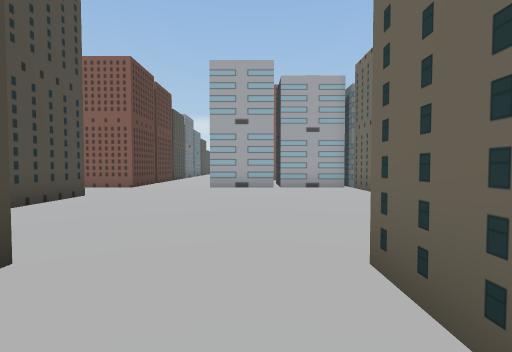
[1] (above)

24 first-person views from a walk through a scene from a Unity 3-D project. The camera is 1.5 m above the floor, tilts 2° down and sees 85° across. The floor is counted in squares, 2 m on a side. Each view is taken from the middle of a square. On the plan, view 1 faces up. The plan holds only what a view shows up to about 10 squares ahead; the rest is blank. The place goes on beyond the plan. The player is left out.

[2]
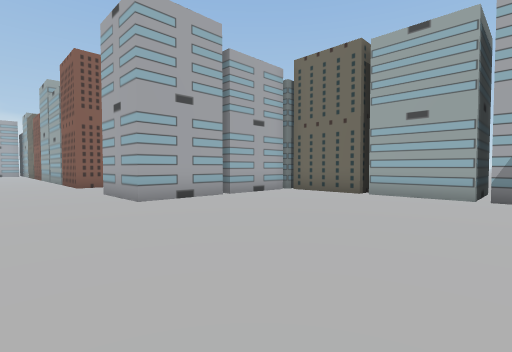

[3]
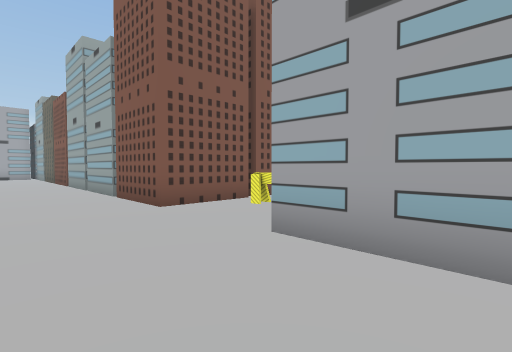

[4]
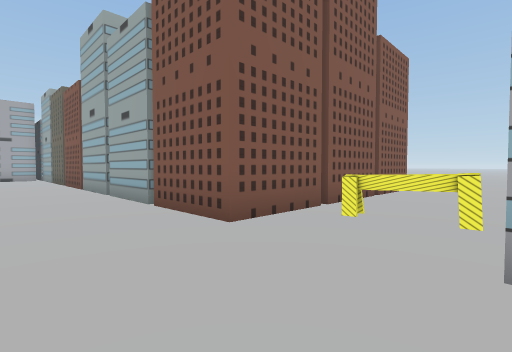

[5]
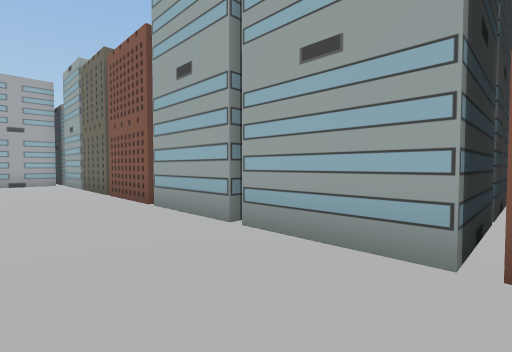

[6]
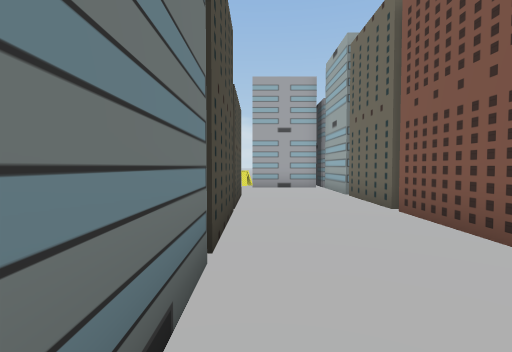

[7]
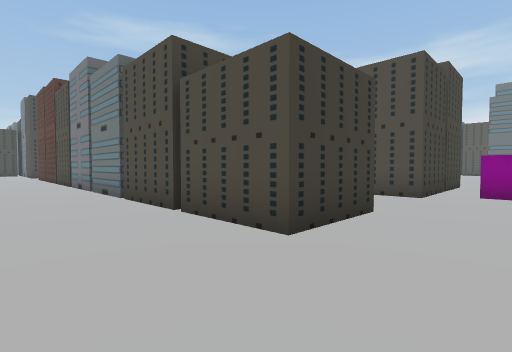

[8]
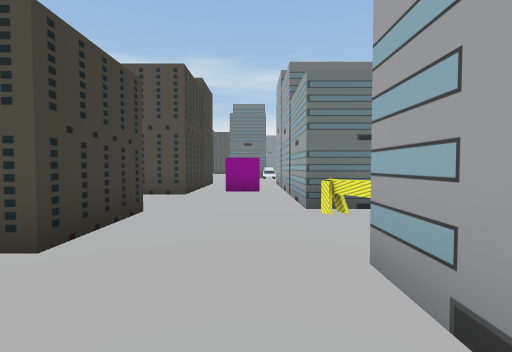

[9]
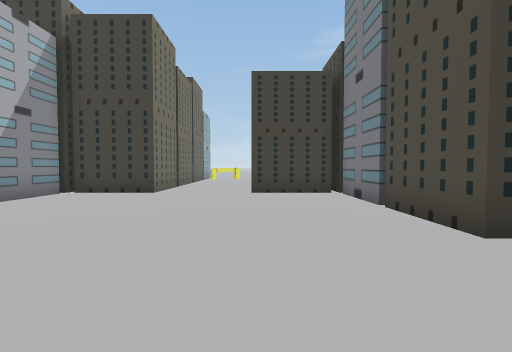

[10]
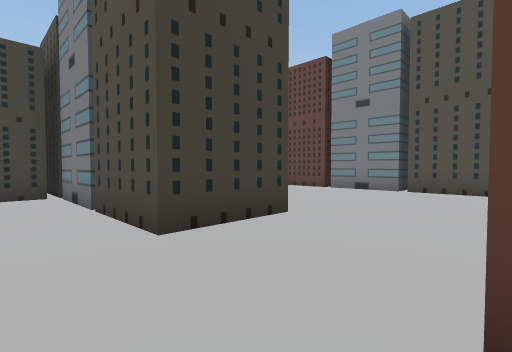

[11]
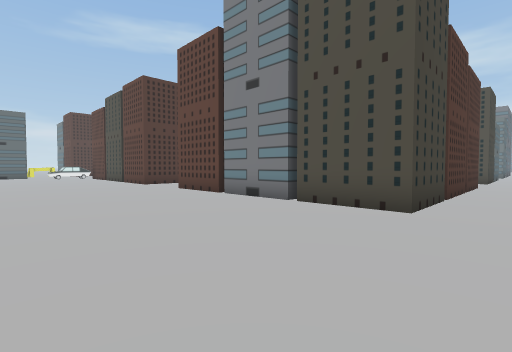

[12]
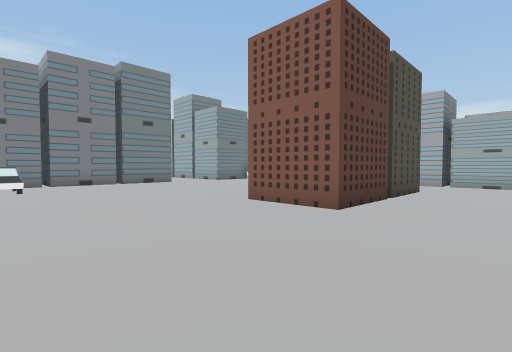

[13]
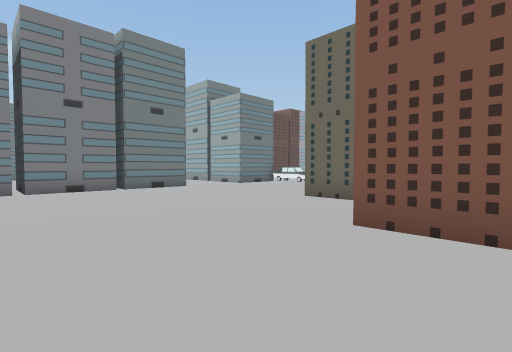

[14]
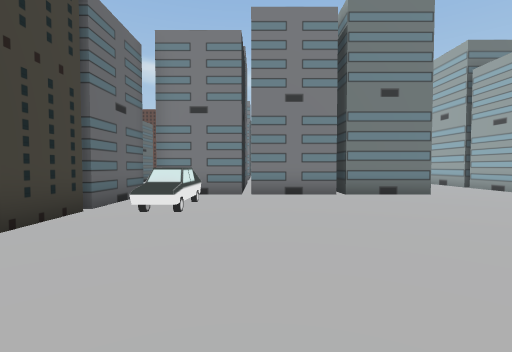

[15]
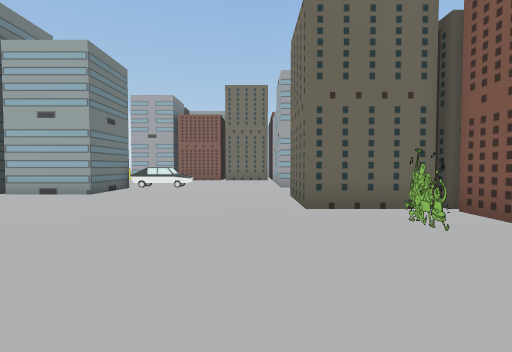

[16]
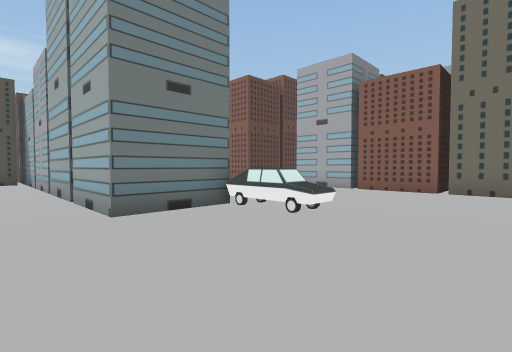

[17]
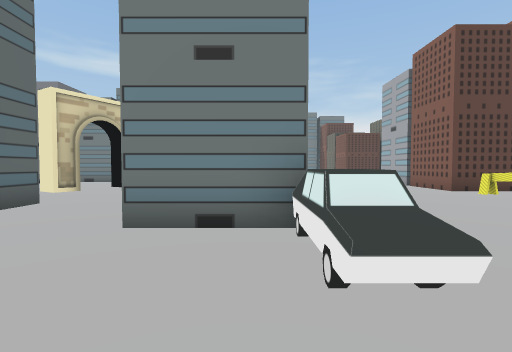

[18]
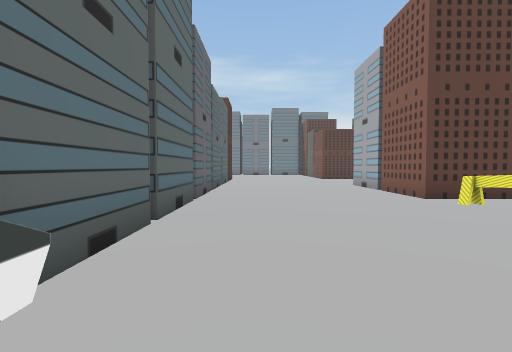

[19]
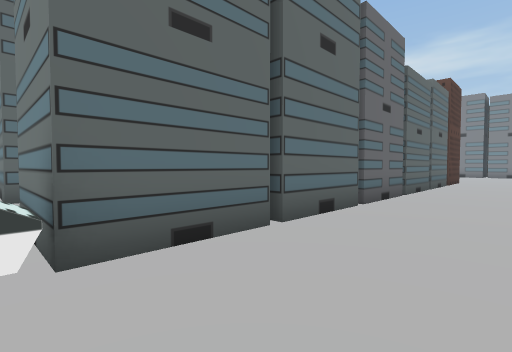

[20]
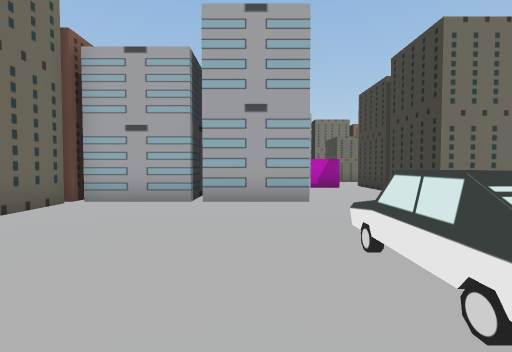

[21]
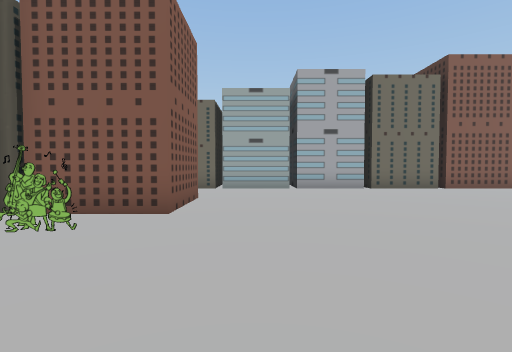

[22]
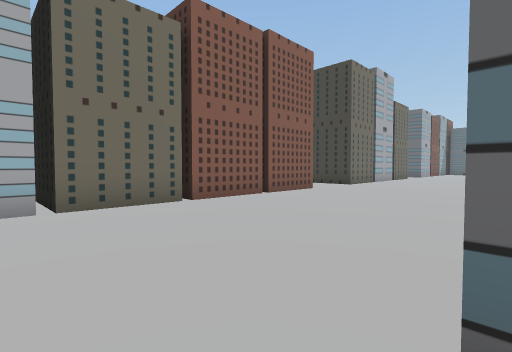

[23]
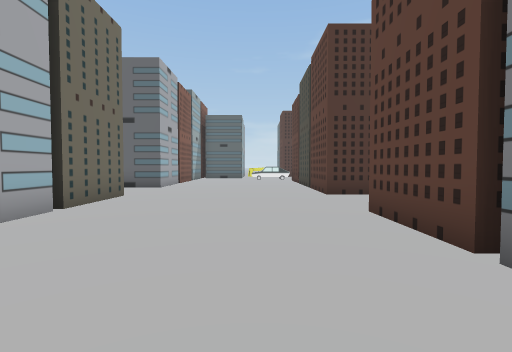

[24]
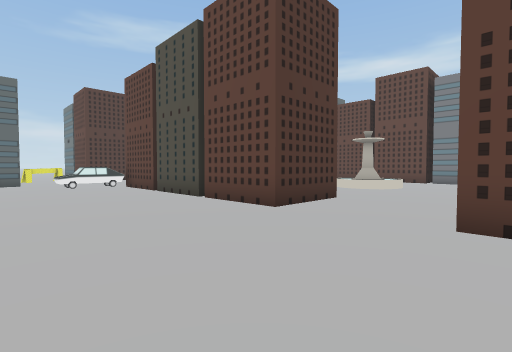

### Floor plan
Points are (right, up) in squares from view 1. A wall is a line through its corners. A room is listed if a view was taken in it or the views show most of it. See-through windows are left out.
Room 1 (views 1, 2, 3, 4, 5, 6, 7, 8, 9, 10)
walls: (-4.2, 9.9) (-6.1, 9.9); (3.8, 9.9) (-1.6, 9.9) (-1.6, 12.1); (4.5, 14.9) (-1.6, 14.9) (-1.6, 29.9) (-4.2, 29.9); (-6.8, 7.1) (-4.4, 7.1) (-4.4, 0.4); (4, 7.4) (3.4, 7.4); (-4.5, 2.1) (-1.9, 2.1); (3.4, 1.6) (3.4, 10.1); (0.9, 0) (0.9, 2.1) (3.6, 2.1); (-6.8, 27.1) (-4.4, 27.1) (-4.4, 17.4)
ways out: opening at (-6.5, 28.5) to room 2; opening at (-5.5, 8.5) to room 2; opening at (-5.5, 30); opening at (-0.5, -0.5)
objects: other object (0, 13) to (0, 14)
Room 2 (views 11, 12, 13, 14, 15, 16, 17, 18, 19, 20, 21, 22, 23, 24)
walls: (-19.1, 9.6) (-11.9, 9.6) (-11.9, 2.4); (-18, 18.8) (-16, 18.8); (-16.9, 18.8) (-16.9, 18.2); (-16.6, 18.9) (-16.6, 18.1); (-6.6, 9.9) (-6.6, 23); (-19.4, 22.4) (-20.2, 22.4); (-6.8, 14.6) (-6.1, 14.6); (-14.1, -0.4) (-11.9, -0.4) (-11.9, -7.5) (-9.8, -7.5); (-21.6, 24.6) (-19.4, 24.6) (-19.4, 17.1) (-15, 17.1); (-24.6, 23.6) (-23.9, 23.2) (-24.3, 22.5); (-11.2, 24.9) (-14.1, 24.9) (-14.1, 27.1) (-9.4, 27.1) (-9.4, 22.4) (-11.6, 22.4) (-11.6, 25.4); (-6.6, -0.1) (-6.6, 3.4); (-6, 22.4) (-6.6, 22.4); (-17.3, 29.4) (-19.4, 29.4) (-19.4, 27.4) (-27.8, 27.4); (-10.3, 28) (-10.3, 29.1) (-10.3, 28); (-17.8, 30.1) (-17.8, 29.4); (-19.3, 30.1) (-17.3, 30.1); (-14.1, 29.8) (-14.1, 35.1); (-29.5, 29.6) (-19.4, 29.6); (-6.9, 29.9) (-11.4, 29.9); (-13.6, 34.9) (-20.4, 34.9); (-24.4, 36.9) (-24.4, 34.9) (-28, 34.9)
low walls: (-16, 18.8) (-16, 18.1); (-17.3, 30.1) (-17.3, 29.4)
glass walls: (-12.9, 22.9) (-12.9, 23.9)
ways out: opening at (-6.5, 28.5) to room 1; opening at (-5.5, 8.5) to room 1; opening at (-5.5, -1.5); gap at (-10, 28.5)
objects: other object (-23, 35) to (-22, 35); fountain (-18, -2) to (-17, -1)

Positions as (right, up) in squares from view 1, and headings:
1: (0, 0), facing up
2: (-4, 4), facing up-right
3: (-4, 10), facing up-right
4: (-4, 12), facing up-right
5: (-4, 17), facing up-right
6: (-4, 20), facing up
7: (-2, 29), facing down-left
8: (-2, 29), facing left
9: (-2, 10), facing down
10: (-3, 10), facing down-left
11: (-7, 11), facing down-left
12: (-7, 18), facing up-left
13: (-10, 19), facing up-left
14: (-12, 20), facing left
15: (-15, 20), facing up
16: (-15, 26), facing up-left
17: (-16, 29), facing left
18: (-18, 31), facing left
19: (-19, 32), facing down-left
20: (-20, 31), facing right
21: (-16, 21), facing right
22: (-12, 18), facing down-right
23: (-10, 7), facing down
24: (-8, 3), facing down-left
